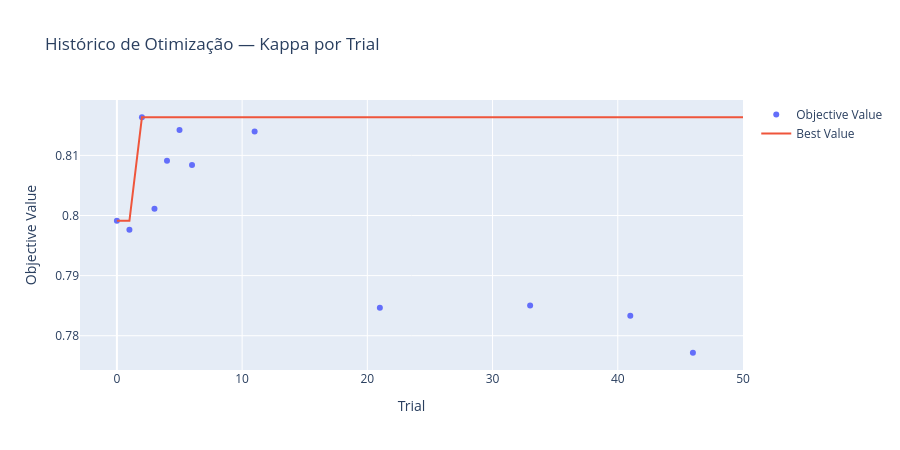

Write notebook code for a chart like this one.
### Markdown cell above
## Visualizações Optuna

### Code cell
from optuna import visualization as optvis

fig = optvis.plot_optimization_history(study)
fig.update_layout(title='Histórico de Otimização — Kappa por Trial', height=450)
fig.show()

### Figure 1 — Plotly figure (JSON) as saved in the notebook; plotly's stock layout.template omitted (floating-point values rounded to 4 significant figures)
{"data": [{"mode": "markers", "name": "Objective Value", "type": "scatter", "x": [0, 1, 2, 3, 4, 5, 6, 11, 21, 33, 41, 46], "y": [0.7991, 0.7977, 0.8163, 0.8011, 0.8091, 0.8142, 0.8084, 0.814, 0.7847, 0.785, 0.7833, 0.7772]}, {"mode": "lines", "name": "Best Value", "type": "scatter", "x": [0, 1, 2, 3, 4, 5, 6, 7, 8, 9, 10, 11, 12, 13, 14, 15, 16, 17, 18, 19, 20, 21, 22, 23, 24, 25, 26, 27, 28, 29, 30, 31, 32, 33, 34, 35, 36, 37, 38, 39, 40, 41, 42, 43, 44, 45, 46, 47, 48, 49, 50], "y": [0.7991, 0.7991, 0.8163, 0.8163, 0.8163, 0.8163, 0.8163, 0.8163, 0.8163, 0.8163, 0.8163, 0.8163, 0.8163, 0.8163, 0.8163, 0.8163, 0.8163, 0.8163, 0.8163, 0.8163, 0.8163, 0.8163, 0.8163, 0.8163, 0.8163, 0.8163, 0.8163, 0.8163, 0.8163, 0.8163, 0.8163, 0.8163, 0.8163, 0.8163, 0.8163, 0.8163, 0.8163, 0.8163, 0.8163, 0.8163, 0.8163, 0.8163, 0.8163, 0.8163, 0.8163, 0.8163, 0.8163, 0.8163, 0.8163, 0.8163, 0.8163]}, {"marker": {"color": "#cccccc"}, "mode": "markers", "name": "Infeasible Trial", "showlegend": false, "type": "scatter", "x": [], "y": []}], "layout": {"height": 450, "title": {"text": "Histórico de Otimização — Kappa por Trial"}, "xaxis": {"title": {"text": "Trial"}}, "yaxis": {"title": {"text": "Objective Value"}}}}
